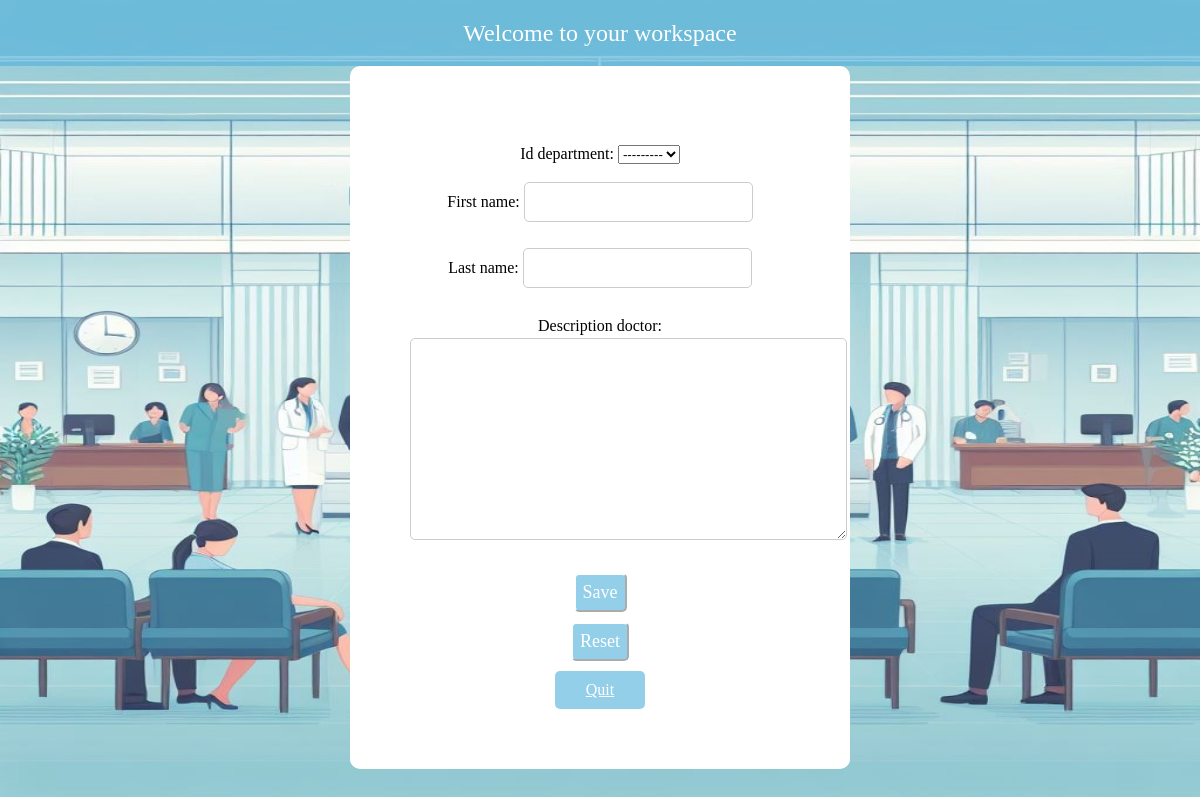
Before: /add_doctor/ (signed in) with the older database file.
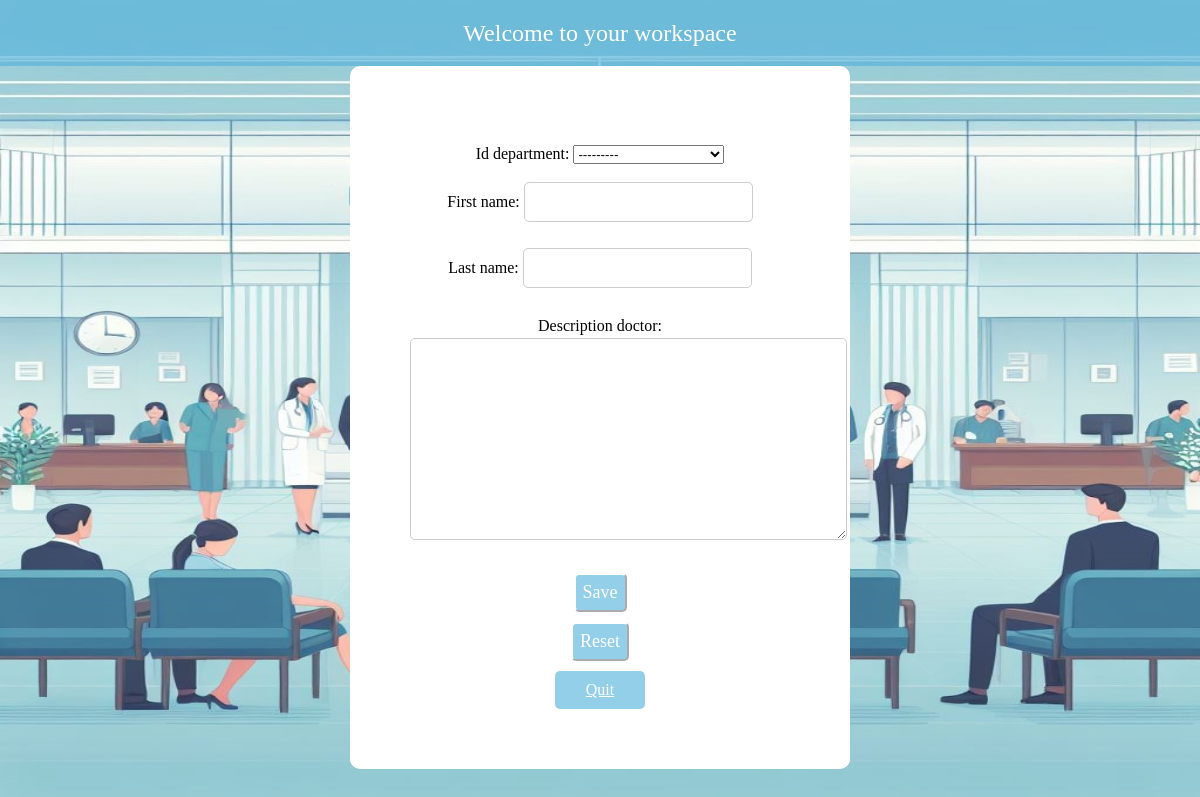
After: the same page with the newer database file.
### inpatientsystemApp/models.py (models this page shows)
class Department(models.Model):
    id_department = models.AutoField(primary_key=True)
    name_department = models.CharField(max_length=50)

### inpatientsystemApp/views.py (the view)
# urls.py: path('add_doctor/', views.add_doctor, name='add_doctor'),
@login_required
def add_doctor(request):
    return add(request, 'DoctorForm', 'add_doctor.html', 'admin_workspace')

### inpatientsystem/forms.py
class DoctorForm(forms.ModelForm):
    class Meta:
        model = Doctor
        fields = ['id_department', 'first_name', 'last_name', 'description_doctor']

### inpatientsystemApp/views.py (called while the page is built)
def add(request, class_forms, template, redirect_page):
    if not request.user.is_staff:
        messages.error(request, "Access denied")
        return redirect(redirect_page)
    form_class = getattr(forms, class_forms, None)
    if not form_class:
        messages.error(request, "Invalid form class")
        return redirect(redirect_page)
    if request.method == 'POST':
        form = form_class(request.POST)
        if form.is_valid():
            user = form.save()
            return redirect(redirect_page)
    else:
        form = form_class()
    return render(request, template, {'form': form})

### inpatientsystemApp/templates/add_doctor.html (shortened to what this page needs)
{% extends 'homepage.html' %}
{% block content %}
<body>
<form method="post" action="{% url 'add_doctor' %}">
    {{ form.as_p }}
    <div class="button-container">
      <button type="submit">Save</button>
      <button type="reset">Reset</button>
        <a href="{% url 'admin_workspace' %}">Quit</a>
    </div>
  </form>
</body>
{% endblock content %}

### inpatientsystemApp/templates/homepage.html (shortened to what this page needs)
<!DOCTYPE html>
<html lang="en">
     {% load static %}
<head>
</head>
<body>
<link rel="stylesheet" type="text/css" href="{% static 'css/styles.css' %}">
<div class="navbar">
        Welcome to your workspace
    </div>
{% block content %}{% endblock content %}
</body>
</html>

### inpatientsystemApp/static/css/styles.css (style rules this page uses)
body { color: #ffffff; font-size: 26px; font-family: serif, "Harlow Solid Italic"; ] background-color: #c8a2c7; text-align: center; line-height: 1.5; max-width: 100%; margin: 0 auto; }
.navbar { background-color: rgba(83, 178, 221, 0.62); padding: 15px; font-family: serif, "Harlow Solid Italic"; ] text-align: center; color: white; font-size: 24px; }
form { background-color: white; color: black; font-size: 16px; font-family: serif, "Harlow Solid Italic"; ] text-align : left; width: auto; max-width: 60%; margin: 0 auto; padding: 20px; box-sizing: border-box; border: 40px solid rgba(255, 255, 255, 1); border-radius: 10px; text-align: center; }
form input, form textarea { font-size: 16px; padding: 10px; margin-bottom: 10px; box-sizing: border-box; border: 1px solid #ccc; border-radius: 5px; }
form button { text-align: center; font-size: 18px; padding: 7px; background-color: rgba(83, 178, 221, 0.62); color: white; font-family: serif, "Harlow Solid Italic"; ] border: none; border-color: white; border-radius: 5px; cursor: pointer; display: block; max-width: 100%; margin: 0 auto; margin-top: 10px; }
form a { padding: 7px; background-color: rgba(83, 178, 221, 0.62); color: white; text-align: justify-all; margin: 0 auto; border: none; border-radius: 5px; cursor: pointer; display: block; max-width: 20%; margin-top: 10px; }
a { width: auto; max-width: 70%; margin: 0 auto; margin-top: 10px; }

### inpatientsystemApp/templates/add_doctor.html (style rules this page uses)
form { background-color: white; padding: 20px; width: auto; max-width: 500px; margin: 0 auto; }

Changed rows visible on the page:
added Department: id_department "---------"
Other visible differences:
form field id_department: "---------" → (not shown)
